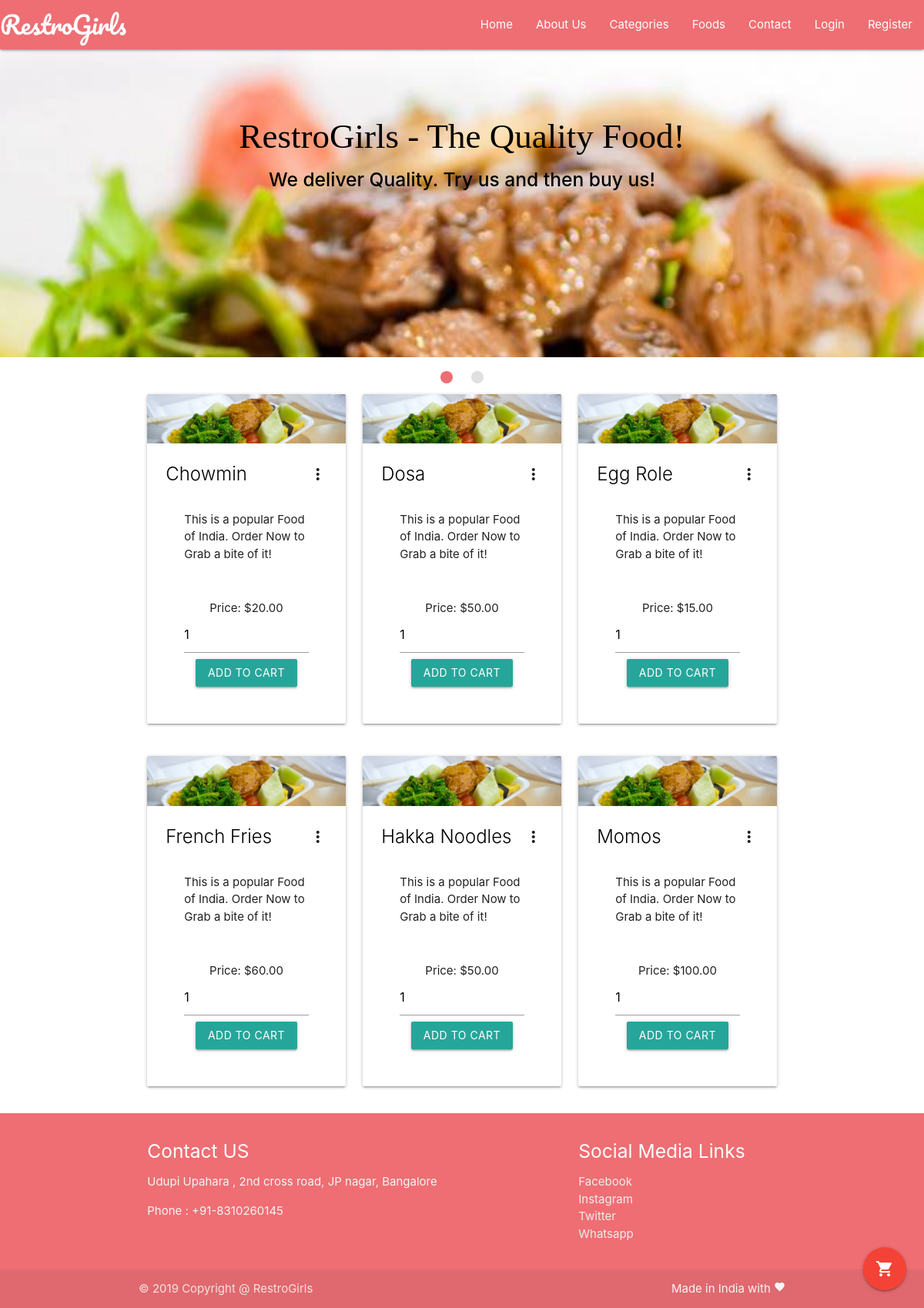
Screenshot of /foods.php with the database file from the repository.
### tables this page shows
CREATE TABLE `food` (
  `id` int(11) NOT NULL,
  `cat_id` int(10) NOT NULL,
  `fname` varchar(50) NOT NULL,
  `description` varchar(250) NOT NULL,
  `price` decimal(10,2) NOT NULL DEFAULT 0  
);

### chunks/foods.php (the view, shortened to what this page needs)
<?php
require('backends/connection-pdo.php');
if (isset($_REQUEST['id'])) {
    $sql = 'SELECT * FROM food WHERE cat_id = "' . $_REQUEST['id'] . '" ORDER BY fname ASC';
} else {
    $sql = 'SELECT * FROM food ORDER BY fname ASC';
}
$query  = $pdoconn->prepare($sql);
$query->execute();
$arr_all = $query->fetchAll(PDO::FETCH_ASSOC);
?>
<!DOCTYPE html>
<html lang="en">
<head>
    <link rel="stylesheet" href="https://cdnjs.cloudflare.com/ajax/libs/materialize/1.0.0/css/materialize.min.css">
</head>
<body>
<section class="fcategories">
<div class="container">
    <?php
    foreach ($arr_all as $index => $food) {
        if ($index % 3 == 0) {
            echo '<div class="row">';
        }
        ?>
        <div class="col s12 m4">
            <div class="card">
                <div class="card-image waves-effect waves-block waves-light">
                    <img class="activator" src="images/banner1.jpg">
                </div>
                <div class="card-content">
                    <span class="card-title activator grey-text text-darken-4">
                        <a class="black-text" href="#">
                            <?php echo $food['fname']; ?>
                        </a>
                        <i class="material-icons right">more_vert</i>
                    </span>
                    <div class="card-content">
                        <p>This is a popular Food of India. Order Now to Grab a bite of it!</p>
                    </div>
                    <div class="card-content center">
    <p>Price: $<?php echo isset($food['price']) && !empty($food['price']) ? $food['price'] : '0.00'; ?></p>
    <form method="post" action="">
        <input type="number" name="quantity" value="1" min="1">
        <button type="submit" name="add_to_cart" class="btn waves-effect waves-light">Add to Cart</button>
    </form>
</div>
                </div>
            </div>
        </div>
        <?php
        if (($index + 1) % 3 == 0 || ($index + 1) == count($arr_all)) {
            echo '</div>';
        }
    }
    ?>
</div>
</section>
<div class="fixed-action-btn">
    <a class="btn-floating btn-large red modal-trigger" href="#cartModal">
        <i class="large material-icons">shopping_cart</i>
    </a>
</div>
</body>
</html>

### foods.php (shortened to what this page needs)
<!DOCTYPE html>
<html lang="en">
<head>
	<link rel="stylesheet" href="https://cdnjs.cloudflare.com/ajax/libs/materialize/1.0.0/css/materialize.min.css">
	<link rel="stylesheet" href="css/style.css">
</head>
<body>
	<?php require('chunks/navbar.php'); ?>
	<?php require('chunks/banner-slider.php'); ?>
	<?php require('chunks/foods.php'); ?>
	<?php require('chunks/footer.php'); ?>
</body>
</html>

### chunks/navbar.php (shortened to what this page needs)
<section class="fnavbar">
		<div class="navbar-fixed">
		<nav>
		    <div class="nav-wrapper">
		      <a href="#" class="brand-logo">RestroGirls</a>
		      <ul class="right hide-on-med-and-down">
		        <li><a href="/RestroGirls" class="hvr-grow">Home</a></li>
		        <li><a href="/RestroGirls/about-restro-girls.php" class="hvr-grow">About Us</a></li>
		        <li><a href="food-categories.php" class="hvr-grow">Categories</a></li>
		        <li><a href="foods.php" class="hvr-grow">Foods</a></li>
		        <li><a href="#" class="hvr-grow" onclick="toggleModal('Contact Info', 'You can contact us directly by calling to this number +81-225-314-3456. Check the bottom Footer Section of the website for more info.');">Contact</a></li>
		        <?php
		        	if (isset($_SESSION['user'])) {
		        		echo '<li><a href="#" class="hvr-grow">Hi, '.$_SESSION['user'].'</a></li>
		        		<li><a href="logout.php" class="hvr-grow">Logout</a></li>';
		        	} else {
		        		echo '<li><a href="#" class="hvr-grow modal-trigger" data-target="modal1">Login</a></li>
		        		<li><a href="#" class="hvr-grow modal-trigger" data-target="modal2">Register</a></li>';
		        	}
		        ?>
		      </ul>
		    </div>
		  </nav>
		</div>
	</section>

### chunks/banner-slider.php (shortened to what this page needs)
<section class="fslider">
		<div class="slider">
			<ul class="slides">
		    <li>
		    	<img src="images/banner3.jpg">
		    	<div class="caption center-align black-text">
		        <h3 style="font-size: 3rem !important; font-style: bold !important; font-family: 'Bree Serif', serif;">RestroGirls - The Quality Food!</h3>
		        <h5 class="light black-text text-lighten-3"><strong>We deliver Quality. Try us and then buy us!</strong></h5>
		      </div>
		    </li>
		    </ul>
	  </div>
	</section>

### chunks/footer.php
<section class="ffooter">
		<footer class="page-footer">
          <div class="container">
            <div class="row">
              <div class="col l6 s12">
                <h5 class="white-text">Contact US</h5>
                <p class="grey-text text-lighten-4">Udupi Upahara , 2nd cross road, JP nagar, Bangalore</p>
                <p class="grey-text text-lighten-4">Phone : +91-8310260145</p>
              </div>
              <div class="col l4 offset-l2 s12">
                <h5 class="white-text">Social Media Links</h5>
                <ul>
                  <li><a class="grey-text text-lighten-3" href="#!">Facebook</a></li>
                  <li><a class="grey-text text-lighten-3" href="#!">Instagram</a></li>
                  <li><a class="grey-text text-lighten-3" href="#!">Twitter</a></li>
                  <li><a class="grey-text text-lighten-3" href="#!">Whatsapp</a></li>
                </ul>
              </div>
            </div>
          </div>
          <div class="footer-copyright">
            <div class="container">
            © 2019 Copyright @ RestroGirls
            <a class="grey-text text-lighten-4 right" href="#!">Made in India with <span><i class="tiny material-icons">favorite</i></span></a>
            </div>
          </div>
        </footer>
	</section>

### css/style.css (style rules this page uses)
.nav-wrapper > a { text-decoration: none; font-family: 'Pacifico', cursive; }
.hvr-grow { text-decoration: none; }
@media (min-width : 992px) { .nav-wrapper > a { padding-left: 35px; } }

### rows the page displays
food: fname "Chowmin", price "20.00"
food: fname "Dosa", price "50.00"
food: fname "Egg Role", price "15.00"
food: fname "French Fries", price "60.00"
food: fname "Hakka Noodles", price "50.00"
food: fname "Momos", price "100.00"
